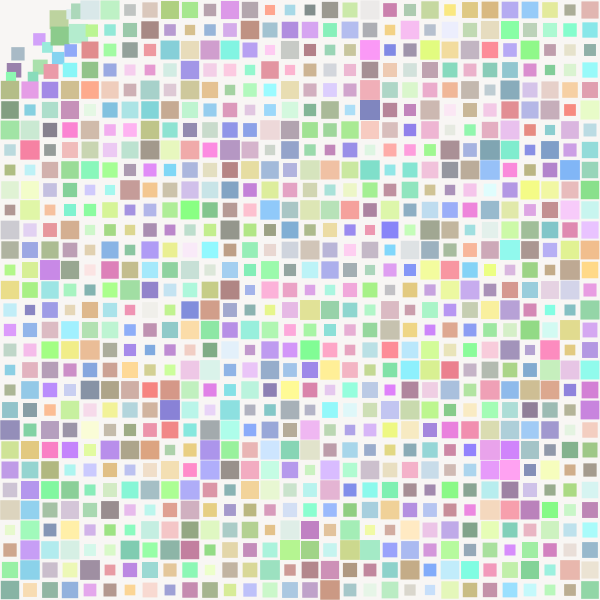
Frame 1 (no input)
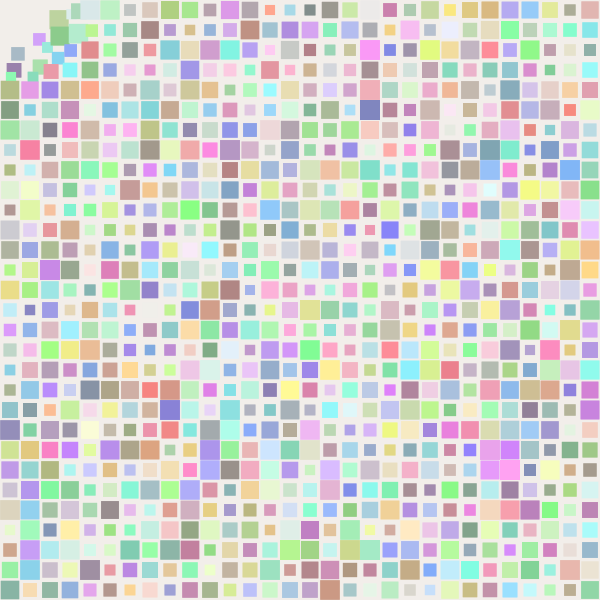
Frame 60 (the mouse pressed at the canvas centre just before this capture)
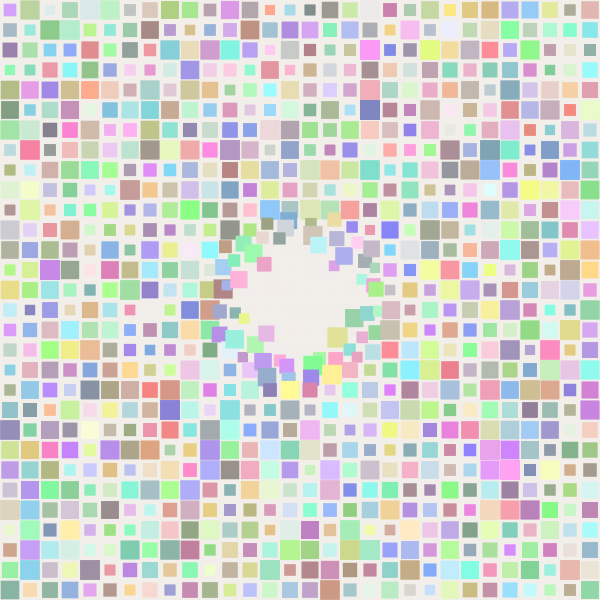
Frame 120 (the mouse held since frame 60 and released just before this capture)

The Processing sketch that drew these frames (run headless with seeded random() and noise(); from frame 60 on, the mouse is pressed at the canvas centre):

// Processing sketch: processing_30777
// ── processing_30777.pde

//flash maths 03grid
//allonestring
//april 2011

//pjs - july 2014

int numRows = 30;
int numColumns = 30;
int gridSpacing = 20;
int counter = 0;
int offsetX, offsetY;

shapeClass sClass;
String shapeType = "RECTANGLE";
String shapeFill = "FILL";

float newX, newY;
color[] colours;
float[] sizes;
float[] distances;
float shapeScale = 1;
float angle = 0;


void setup()
{
  size(600, 600);
  background(255, 255, 255);
  smooth();
  colorMode(RGB);  
  //  frameRate(1);

  colours = new color[numRows*numColumns];
  sizes = new float[numRows*numColumns];
  distances = new float[numRows*numColumns];

  for(int r = 0; r < numRows; r++)
  {
    for(int c = 0; c < numColumns; c++)
    {
      colours[counter] = color(random(128) + 128, random(128) + 128, random(128) + 128);
      sizes[counter] = random(10) + 10;
      distances[counter] = random(20) + 80;
      counter++;
    }
  }

  offsetX = (width - (numRows * gridSpacing)) / 2 + gridSpacing / 2;
  offsetY = (height - (numColumns * gridSpacing)) / 2 + gridSpacing / 2;
}

void draw()
{
  fill(241, 237, 233, 128);
  noStroke();
  rect(0, 0, width, height);
  
  counter = 0;
  
  for(int r = 0; r < numRows; r++)
  {
    for(int c = 0; c < numColumns; c++)
    {
      angle = 0;
      float shapeSize = 20;

      float newX = offsetX + (r * gridSpacing);
      float newY = offsetY + (c * gridSpacing);

      float dx = mouseX - newX;
      float dy = mouseY - newY;
      float dt = sqrt(dx*dx + dy*dy);
      if(dt < distances[counter])
      {
        angle = atan2(dy, dx);
        newX -= cos(angle) * (distances[counter] - dt)/2;
        newY -= sin(angle) * (distances[counter] - dt)/2;
      }
      
      sClass = new shapeClass(shapeType, sizes[counter], sizes[counter], colours[counter], shapeFill);

      pushMatrix();
      translate(newX, newY);
      sClass.display();
      popMatrix();

      counter++;
    }
  }

}


//multi shape class
class shapeClass
{
  String shapeType;
  float shapeWidth;
  float shapeHeight;
  color colour;
  String shapeFill;
  
  shapeClass(String shapeType, float shapeWidth, float shapeHeight, color colour, String shapeFill) 
  {
    this.shapeType = shapeType;
    this.shapeWidth = shapeWidth;
    this.shapeHeight = shapeHeight;
    this.colour = colour;
    this.shapeFill = shapeFill;
  }
  
  void display()
  {
    smooth();
    if(shapeFill.equals("FILL"))
    {
      noStroke();
      fill(colour);
    }
    else 
    {
      strokeWeight(abs(shapeWidth / 3));
      stroke(colour);
      noFill();
    }
    
    if(shapeType.equals("FLOWER"))
    {
      PVector vertex0 = new PVector(cos(0)*shapeWidth, sin(0)*shapeHeight);
      PVector vertex1 = new PVector(cos(2 * PI / 5)*shapeWidth, sin(2 * PI / 5)*shapeHeight); 
      PVector vertex2 = new PVector(cos(4 * PI / 5)*shapeWidth, sin(4 * PI / 5)*shapeHeight); 
      PVector vertex3 = new PVector(cos(6 * PI / 5)*shapeWidth, sin(6 * PI / 5)*shapeHeight);
      PVector vertex4 = new PVector(cos(8 * PI / 5)*shapeWidth, sin(8 * PI / 5)*shapeHeight);
  
      beginShape();
      vertex(0, 0);
      bezierVertex(vertex0.x, vertex0.y, vertex1.x, vertex1.y, 0, 0);
      bezierVertex(vertex1.x, vertex1.y, vertex2.x, vertex2.y, 0, 0);
      bezierVertex(vertex2.x, vertex2.y, vertex3.x, vertex3.y, 0, 0);
      bezierVertex(vertex3.x, vertex3.y, vertex4.x, vertex4.y, 0, 0);
      bezierVertex(vertex4.x, vertex4.y, vertex0.x, vertex0.y, 0, 0);
      endShape();
    }
    else if(shapeType.equals("RECTANGLE"))
    {
//      rectMode(CENTER);
//      rect(0, 0, shapeWidth, shapeHeight);
      rect(-shapeWidth/2, -shapeHeight/2, shapeWidth, shapeHeight);
    }
    else if(shapeType.equals("ELLIPSE"))
    {
//      ellipseMode(CENTER);
//      ellipse(0, 0, shapeWidth, shapeHeight);      
      ellipse(-shapeWidth/2, -shapeHeight/2, shapeWidth, shapeHeight);
    }
    else //circle
    {
//      ellipseMode(CENTER);
//      ellipse(0, 0, shapeWidth, shapeWidth);
      ellipse(-shapeWidth/2, -shapeHeight/2, shapeWidth, shapeHeight);
    }    
  }
}
